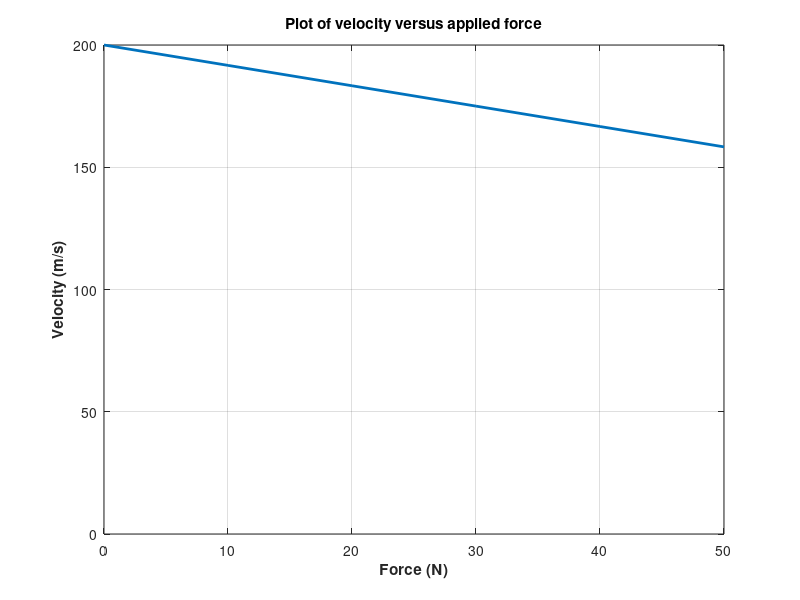

Recreate this plot in MATLAB.
% M-file: ex1_10.m
% M-file to calculate and plot the velocity of 
% a linear motor as a function of load.
VB = 120;                   % Battery voltage (V)
r = 0.3;                    % Resistance (ohms)
l = 1;                      % Bar length (m)
B = 0.6;                    % Flux density (T)

% Select the forces to apply to the bar
F = 0:10:50;                % Force (N)

% Calculate the currents flowing in the motor.
i = F ./ (l * B);           % Current (A)

% Calculate the induced voltages on the bar.
eind = VB - i .* r;         % Induced voltage (V)

% Calculate the velocities of the bar.
v_bar = eind ./ (l * B);    % Velocity (m/s)

% Plot the velocity of the bar versus force.
plot(F,v_bar,'LineWidth',2.0);
title ('\bfPlot of velocity versus applied force');
xlabel ('\bfForce (N)');
ylabel ('\bfVelocity (m/s)');
axis ([0 50 0 200]);
grid on;